Frame 1 (no input): blank canvas, image omitted
Frame 60 (no input): blank canvas, image omitted
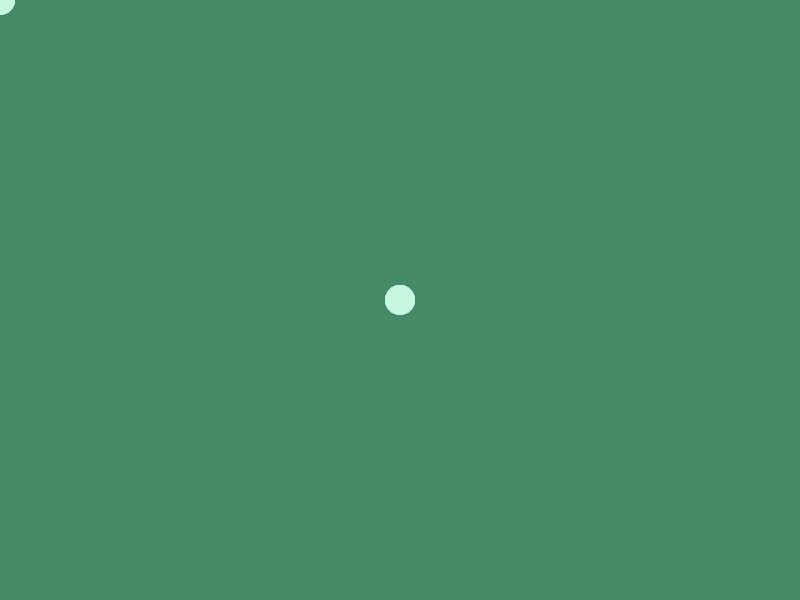
Frame 120 (the mouse pressed at the canvas centre since frame 60)

The p5.js sketch whose frames 1 and 60 were blank and that drew this single picture after the mouse press (run headless with seeded random() and noise() and a simulated clock; from frame 60 on, the mouse is pressed at the canvas centre):

// p5.js sketch
// ── sketch.js
function setup() {
  //create the canvas at 800 by 600 pixels
  createCanvas(800, 600);
  //make the background color;
  background(70, 137, 102);
}

function draw() {
  
//initial fill color
fill(200, 255, 230, 30);
noStroke();
//instead of hardcoding we can use variables
ellipse(mouseX, mouseY, 30, 30);


 

}
